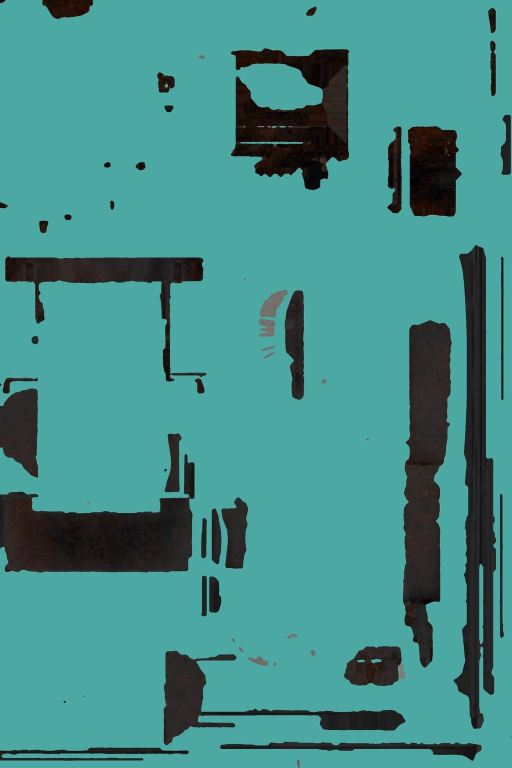
#> input picture desktop/assets/pickup_0.jpg, 1024 x 1536 px (shown at 1/2 size)
$ python make_van_detail.py ../assets/pickup_0.jpg ../assets/zuk_0.jpg ../assets/zuk_0.jpg out.png
#> lines starting #> are read from the running program, lines starting #| are printed output that depends on the picture; after the words box and inside, x2 and y2 are one past the last pixel; in counts of white or black regions, pixels touching at a corner belong together; long printed decimals are rounded
#!/usr/bin/env python3
"""The van's detail sheet. Its model came with a weathered texture (rust, grime) and a paint mask; an RC shell is freshly
   painted, so only the real details are kept (lamps, grille, handles, seals, panel lines) and everything else is paint.
   usage: make_van_detail.py <diffuse.png> <paint mask.png> <emit.png> <out.png>   (the three sheets from the web asset)
   Output: RGBA in the model's texture layout: colour of the detail, alpha where it covers the paint."""
import sys, numpy as np
from PIL import Image
from scipy import ndimage
dif = np.asarray(Image.open(sys.argv[1]).convert('RGB')).astype(np.float32) / 255
msk = np.asarray(Image.open(sys.argv[2]).convert('RGB').resize(dif.shape[1::-1])).astype(np.float32) / 255
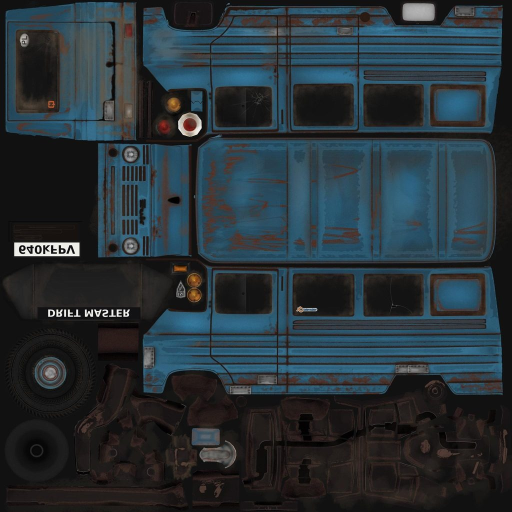
#> input picture desktop/assets/zuk_0.jpg, 1024 x 1024 px (shown at 1/2 size)
emi = np.asarray(Image.open(sys.argv[3]).convert('L').resize(dif.shape[1::-1], Image.BILINEAR)).astype(np.float32) / 255
R, G, B = dif[..., 0], dif[..., 1], dif[..., 2]; mx = dif.max(-1)
paint = msk[..., 1] > 0.45; sat = mx - dif.min(-1)
#> after `paint = msk[..., 1] > 0.45`:
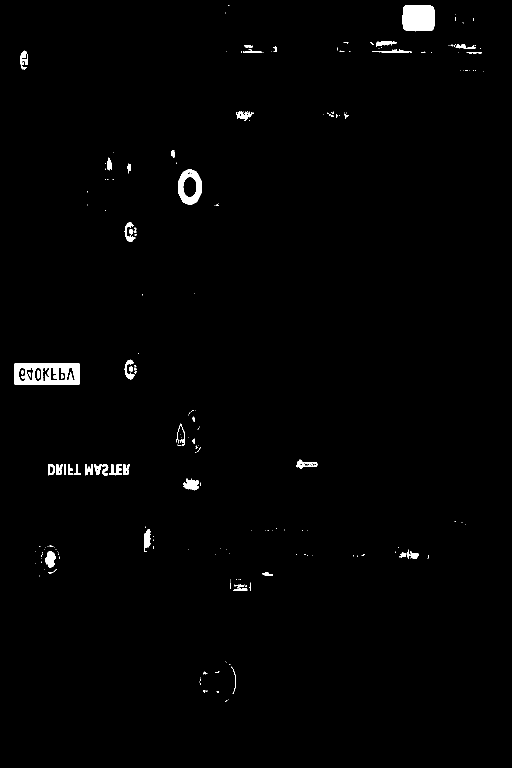
#> paint: shape (1536, 1024) bool (shown at 1/2 size); 1.1% white; 231 white regions (179 under 20 px), largest, box (x1, y1, x2, y2) and area: (28, 727, 159, 769) 3986, (805, 10, 869, 63) 3192, (356, 338, 403, 410) 1787
#> after `sat = mx - dif.min(-1)`:
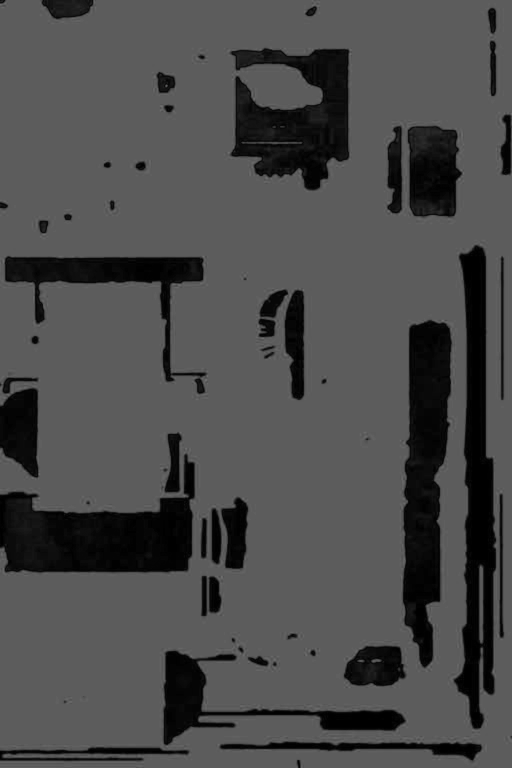
#> sat: shape (1536, 1024) float32 (shown at 1/2 size); min 0, max 0.451, mean 0.295
lamp = ndimage.binary_dilation(emi > 0.2, iterations=3)                                  # lit lamps
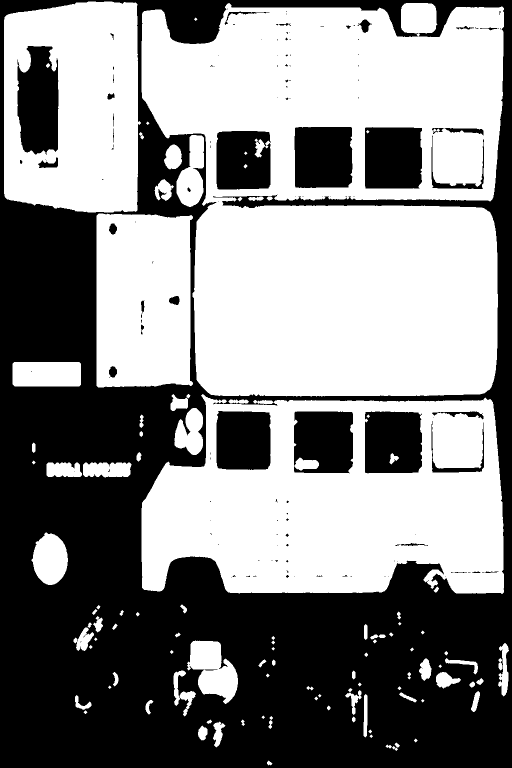
#> lamp: shape (1536, 1024) bool (shown at 1/2 size); 53.4% white; 139 black regions (99 under 20 px), largest, box (x1, y1, x2, y2) and area: (0, 0, 1024, 1536) 632327, (35, 92, 117, 310) 14750, (589, 254, 705, 376) 13726
lens = ndimage.binary_opening((sat < 0.16) & (mx > 0.5), iterations=2)                    # clear lenses, reflectors, chrome rims
#> lens: shape (1536, 1024) bool; every value is 0
lab, n = ndimage.label(lens); sz = ndimage.sum(lens, lab, range(1, n + 1)); lens = np.isin(lab, 1 + np.flatnonzero(sz > 80))
#> after `lab, n = ndimage.label(lens)`: lab: shape (1536, 1024) int32; every value is 0
#> after `lab, n = ndimage.label(lens)`: n = 0
#> after `sz = ndimage.sum(lens, lab, range(1, n + 1))`: sz = empty array
# the painted panels: the mask with its holes closed. Holes up to the size of a rust patch are paint; the big ones are
# the window openings and stay
body = ndimage.binary_closing(paint, iterations=5); holes = ndimage.binary_fill_holes(body) & ~body
#> after `body = ndimage.binary_closing(paint, iterations=5)`: body: shape (1536, 1024) bool; 1.4% white; 127 white regions (93 under 20 px), largest, box (x1, y1, x2, y2) and area: (28, 727, 159, 769) 5500, (805, 10, 869, 63) 3192, (356, 338, 403, 410) 1817
#> after `holes = ndimage.binary_fill_holes(body) & ~body`: holes: shape (1536, 1024) bool; 0.05% white; 1 white region, box (x1, y1, x2, y2) and area: (366, 354, 393, 394) 836
lab, n = ndimage.label(holes); sz = ndimage.sum(holes, lab, range(1, n + 1)); small = np.isin(lab, 1 + np.flatnonzero(sz < 2500))
#> after `lab, n = ndimage.label(holes)`: n = 1
#> after `sz = ndimage.sum(holes, lab, range(1, n + 1))`: sz = [836]
p = body | small
#> p: shape (1536, 1024) bool; 1.5% white; 127 white regions (93 under 20 px), largest, box (x1, y1, x2, y2) and area: (28, 727, 159, 769) 5500, (805, 10, 869, 63) 3192, (356, 338, 403, 410) 2653
# the nose panel keeps its dark details: the grille slots and the seam under the windscreen
H, W = mx.shape; nose = np.zeros_like(p); nose[int(H * 0.49):int(H * 0.715), int(W * 0.195):int(W * 0.372)] = True
#> after `H, W = mx.shape`: H = 1536; W = 1024
slots = ndimage.binary_opening(nose & (mx < 0.2), iterations=1)
#> slots: shape (1536, 1024) bool; 1.1% white; 4 white regions, box (x1, y1, x2, y2) and area: (199, 995, 380, 1098) 14809, (330, 868, 362, 984) 2148, (368, 909, 380, 990) 768, (332, 752, 347, 763) 109
p = p & ~lamp & ~lens & ~slots
#> p: shape (1536, 1024) bool; 0% white; 5 white regions (4 under 20 px), largest, box (x1, y1, x2, y2) and area: (375, 375, 382, 384) 39
p = p | (ndimage.binary_dilation((B > R * 1.12) & (B > 0.22) & (sat > 0.1), iterations=2) & ~(emi > 0.3))     # any of the old blue left over is paint
#> p: shape (1536, 1024) bool; 69.3% white; 1284 black regions (1037 under 20 px), largest, box (x1, y1, x2, y2) and area: (576, 209, 1004, 1455) 138616, (0, 815, 554, 1166) 72423, (423, 81, 716, 384) 50521
a = 1 - ndimage.gaussian_filter(p.astype(np.float32), 0.8)
det = dif.copy(); grey = det.mean(-1, keepdims=True)
#> after `grey = det.mean(-1, keepdims=True)`:
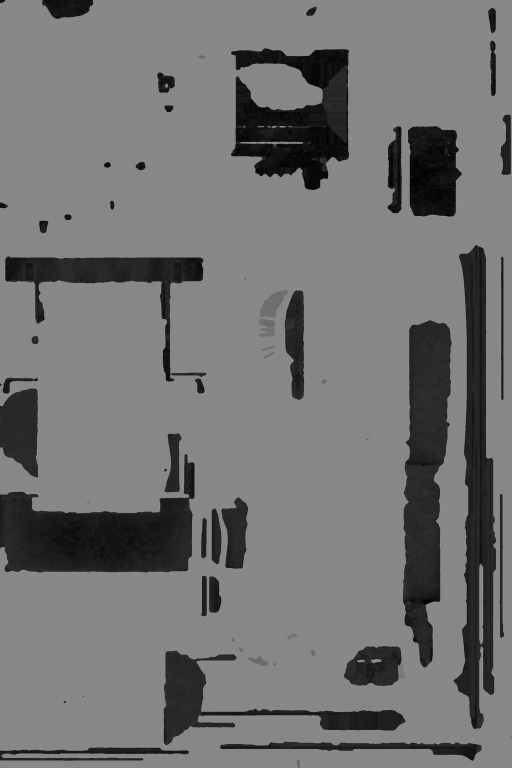
#> grey: shape (1536, 1024, 1) float32 (shown at 1/2 size); min 0, max 0.685, mean 0.451
det = np.where(slots[..., None], 0.03, det); det = np.where(((det.max(-1, keepdims=True) - det.min(-1, keepdims=True)) > 0.12) & ~lamp[..., None] & ~lens[..., None], grey * 0.5, det)                          # leftover rust in the trim: to dark grey
out = np.dstack([det, a]); Image.fromarray((np.clip(out, 0, 1) * 255).astype(np.uint8)).transpose(Image.FLIP_TOP_BOTTOM).save(sys.argv[4], optimize=True); print('ok', a.mean())
#> after `out = np.dstack([det, a])`:
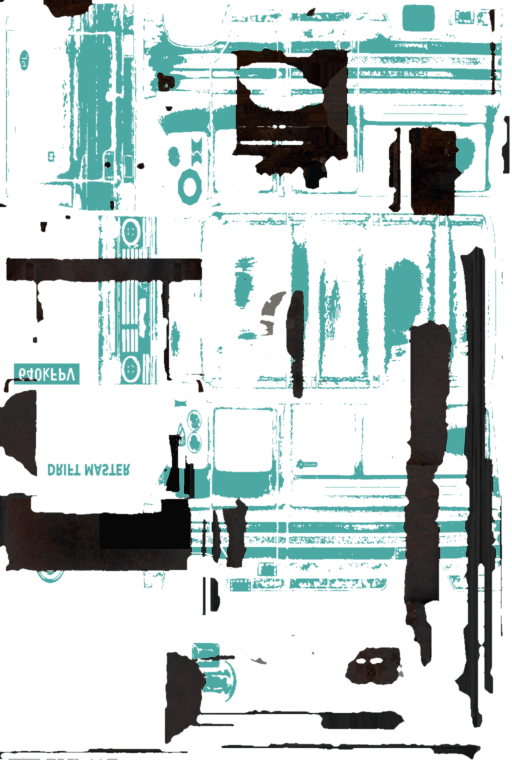
#> out: shape (1536, 1024, 4) float32 (shown at 1/2 size); mean R, G, B, A 0.257, 0.403, 0.392, 0.307; transparent parts drawn white
#> after `out = np.dstack([det, a])`:
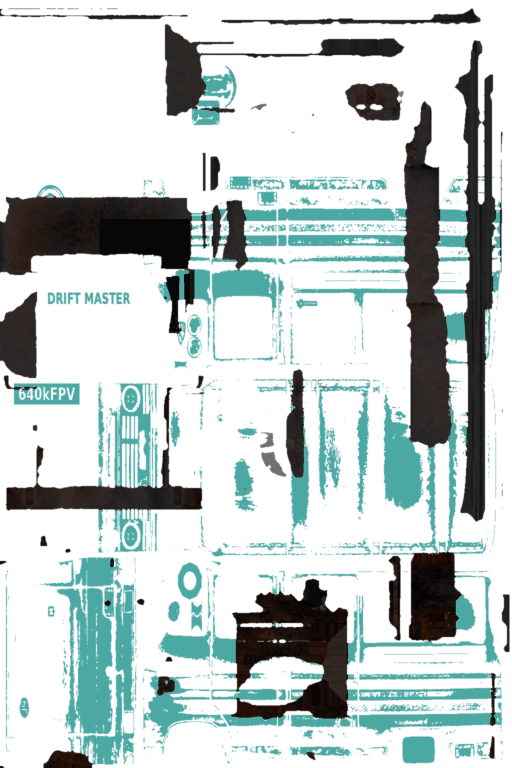
#> saved as out.png: PIL image 1024x1536 RGBA (shown at 1/2 size); mean R, G, B, A 64.3, 103, 100.5, 78.1; transparent parts drawn white
#| ok 0.3068
